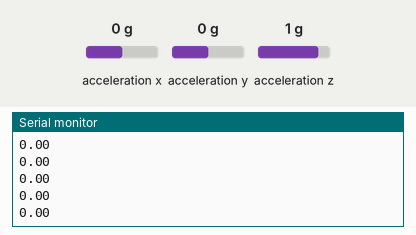
A sketch run on a simulated Arduino Uno, built with avr-gcc and run on an emulated ATmega328P. On the bench: the last lines printed to the serial monitor. Inputs (shaded band) come from the test bench; at power-on: acceleration y 0 g, acceleration x 0 g, acceleration z 1 g.

Above: at 1.2 s.
1.3 s: acceleration y set to -1.4 g
At 2.2 s:
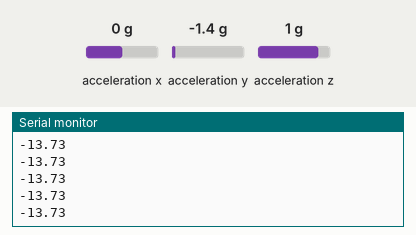
2.8 s: acceleration y set to -0.8 g
At 3.6 s:
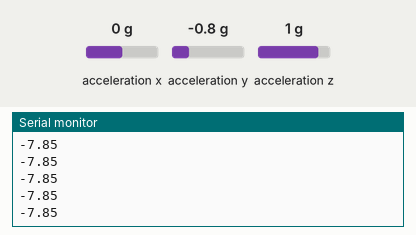
Timing chart, 0 to 3.9 s (numbered marks = the images above; inputs shaded):
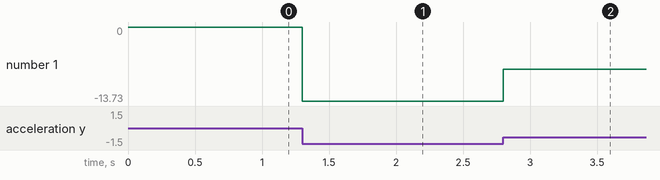

Measured:
- after the input at 1.3 s, the serial monitor: prints a new line at once (image 1)
- after the input at 2.8 s, the serial monitor: prints a new line at once (image 2)
- plotted number 1: 0 → -13.73 after the input at 1.3 s, -13.73 → -7.85 after the input at 2.8 s

The sketch:

adxl345_graph.ino
```cpp
// #include <SparkFun_ADXL345.h>

// // SPI pins on the ATMega328: 11, 12 and 13 as reference in SPI Library
// // Used for hardware & software SPI
// #define SPI_CS 10

// ADXL345 adxl = ADXL345(SPI_CS);


// void InitAccelerometer(){
//   adxl.powerOn();

//   adxl.setRangeSetting(ADXL345_RANGE_16G);
//   adxl.setSpiMode(ADXL345_SPI_MODE_4_WIRE);
// }


// void setup(){
//   Serial.begin(57600);                 // Start the serial terminal
//   InitAccelerometer();
// }

// void loop(){
//   float xyz[AXIS_COUNT];
//   adxl.readNormalized(xyz);

//   Serial.print(xyz[1]);
//   Serial.println();
// }


#include <Adafruit_ADXL345_U.h>

// SPI pins on the ATMega328: 11, 12 and 13 as reference in SPI Library
// Used for software SPI
#define SPI_CLK 13
#define SPI_MISO 12
#define SPI_MOSI 11
// Used for hardware & software SPI
#define SPI_CS 10

Adafruit_ADXL345_Unified accel = Adafruit_ADXL345_Unified(SPI_CLK, SPI_MISO, SPI_MOSI, SPI_CS);


void setup(){
  Serial.begin(57600);                 // Start the serial terminal

  accel.begin();
  accel.setRange(ADXL345_RANGE_16_G);
}

void loop(){
  sensors_event_t event;
  accel.getEvent(&event);
  Serial.println(event.acceleration.y);
}
```
